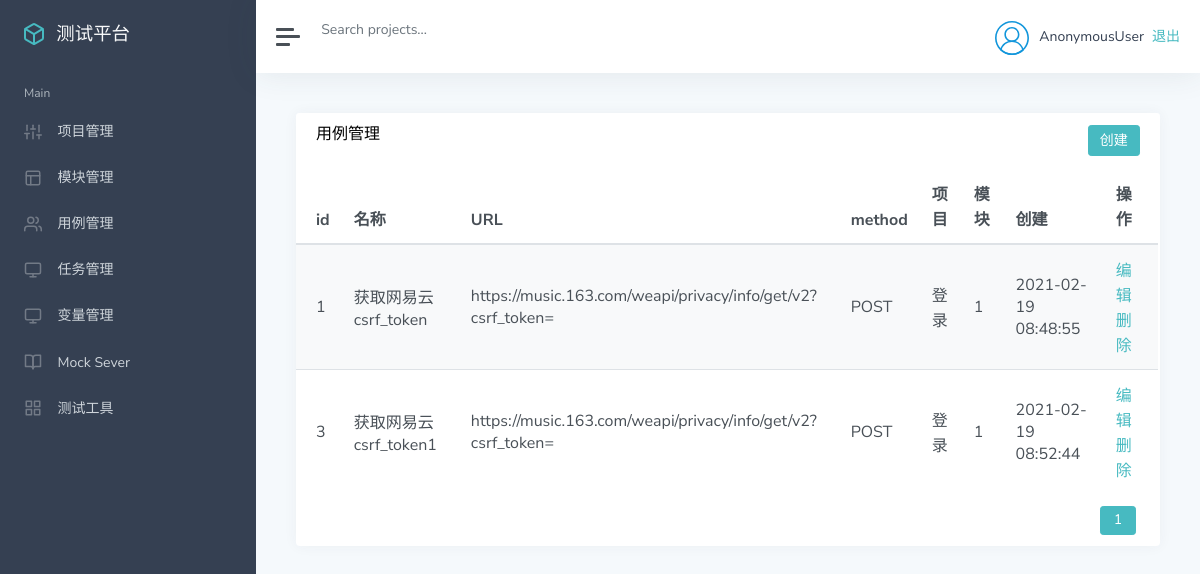
The app's page /case/ with its own data.
### app_case/models.py (models this page shows, shortened)
class TestCase(models.Model):
    module = models.ForeignKey(Module, on_delete=models.CASCADE)
    name = models.CharField("名称", max_length=50, null=False)
    url = models.TextField("URL", null=False)
    method = models.IntegerField("请求方法", null=False)
    header = models.TextField("请求头", null=False)
    parameter_type = models.IntegerField("参数类型", null=False)
    parameter_body = models.TextField("参数内容", null=False)
    result = models.TextField("结果", null=False)
    assert_type = models.IntegerField("断言类型", null=False)
    assert_text = models.TextField("断言结果", null=False)
    update_time = models.DateTimeField("更新时间", auto_now=True)
    create_time = models.DateTimeField("创建时间", auto_now_add=True)

### app_manage/models.py (models this page shows)
class Module(models.Model):
    project = models.ForeignKey(Project, on_delete=models.CASCADE)
    module_name = models.CharField("模块名称", max_length=100, null=False, default="")
    module_describe = models.TextField("模块描述", default="")
    update_time = models.DateTimeField("更新时间", auto_now=True)
    create_time = models.DateTimeField("创建时间", auto_now_add=True)
    def __str__(self):
        return self.module_name

class Project(models.Model):
    project_name = models.CharField("项目名称", max_length=100, null=False, default="")
    project_describe = models.TextField("项目描述", default="")
    project_status = models.BooleanField("项目状态", default=True)
    update_time = models.DateTimeField("更新时间", auto_now=True)
    create_time = models.DateTimeField("创建时间", auto_now_add=True)
    def __str__(self):
        return self.project_name

### app_case/views.py (the view)
# urls.py: path('', views.list_case),                             # 用例页面
def list_case(request):
    cases = TestCase.objects.all()
    p = Paginator(cases, 10)
    page = request.GET.get("page", "")
    if page == "":
        page = 1
    try:
        page_cases = p.page(page)
    except EmptyPage:
        page_cases = p.page(p.num_pages)
    except PageNotAnInteger:
        page_cases = p.page(1)
    return render(request, "case/list.html", {"cases": page_cases})

### templates/case/list.html (shortened to what this page needs)
{% extends "manage.html" %}
{% block manage %}
<div class="card flex-fill">
    <div class="card-header">
        <h5 class="card-title mb-0" style="float:left">用例管理</h5>
        <button onclick="case_add()" type="button" class="btn btn-primary" style="float:right">创建</button>
    </div>
    <div id="datatables-dashboard-traffic_wrapper" class="dataTables_wrapper dt-bootstrap4 no-footer">
        <div class="row">
            <div class="col-sm-12">
                <table id="datatables-dashboard-traffic" class="table table-striped my-0 dataTable no-footer"
                    role="grid" aria-describedby="datatables-dashboard-traffic_info">
                    <thead>
                        <tr role="row">
                            <th>id</th>
                            <th>名称</th>
                            <th>URL</th>
                            <th>method</th>
                            <th>项目</th>
                            <th>模块</th>
                            <th>创建</th>
                            <th>操作</th>
                        </tr>
                    </thead>
                    <tbody>
                        {% for c in cases %}
                        <tr role="row" class="odd">
                            <td>{{ c.id }}</td>
                            <td>{{ c.name }}</td>
                            <td>{{ c.url }}</td>
                            {% if c.method == 2 %}
                                <td>POST</td>
                            {% endif %}
                            <td>{{ c.module.project }}</td>
                            <td>{{ c.module }}</td>
                            <td>{{ c.create_time |date:"Y-m-d H:i:s"}}</td>
                            <td>
                                <a href="/case/edit_case/{{ c.id }}/">编辑</a>
                                <a style="color: #47bac1" onclick="case_delete({{c.id}})">删除</a>
                            </td>
                        </tr>
                        {% endfor %}
                    </tbody>
                </table>
            </div>
        </div>
        <div class="row">
            <div class="col-sm-12 col-md-5">
                <div class="dataTables_info" id="datatables-dashboard-traffic_info" role="status" aria-live="polite">
                </div>
            </div>
            <div class="col-sm-12 col-md-7">
                <div class="dataTables_paginate paging_simple_numbers" id="datatables-dashboard-traffic_paginate">
                    <ul class="pagination">
                        <li class="paginate_button page-item active">
                            <a href="#" aria-controls="datatables-dashboard-traffic" data-dt-idx="1" tabindex="0"
                                class="page-link">{{cases.number}}</a>
                        </li>
                    </ul>
                </div>
            </div>
        </div>
    </div>
</div>
{% endblock %}

### records on screen
TestCase: id "1", name "获取网易云 csrf_token", url "https://music.163.com/weapi/privacy/info/get/v2?csrf_token=", method "POST", module.project "登录", module "1", create_time "2021-02-19 08:48:55"
TestCase: id "3", name "获取网易云 csrf_token1", url "https://music.163.com/weapi/privacy/info/get/v2?csrf_token=", method "POST", module.project "登录", module "1", create_time "2021-02-19 08:52:44"

### other values on screen
{{ user }} "AnonymousUser"
{{ cases.number }} "1"
